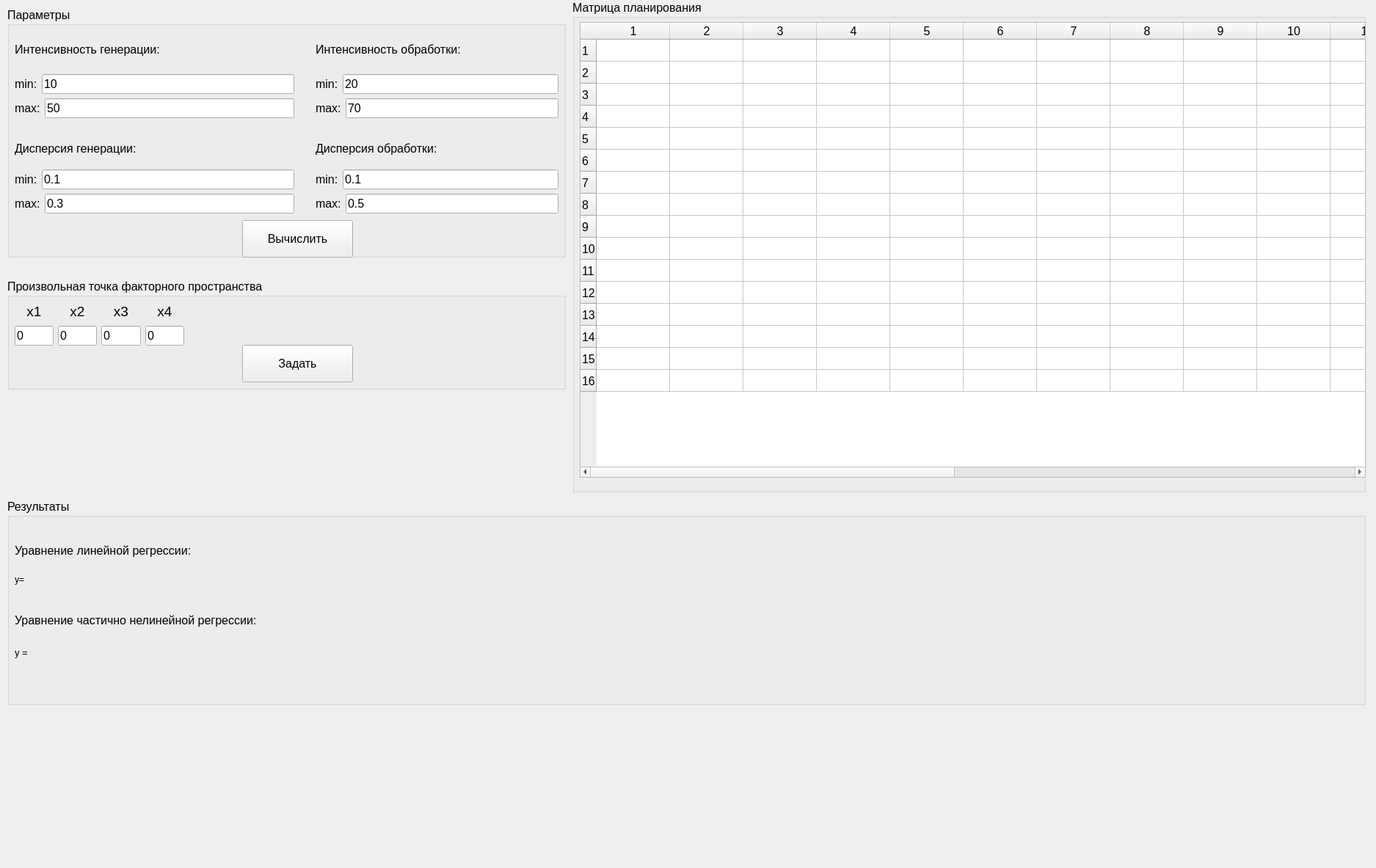
<?xml version="1.0" encoding="UTF-8"?>
<ui version="4.0">
 <class>MainWindow</class>
 <widget class="QMainWindow" name="MainWindow">
  <property name="geometry">
   <rect>
    <x>0</x>
    <y>0</y>
    <width>1875</width>
    <height>1183</height>
   </rect>
  </property>
  <property name="windowTitle">
   <string>MainWindow</string>
  </property>
  <widget class="QWidget" name="centralwidget">
   <widget class="QGroupBox" name="groupBox">
    <property name="geometry">
     <rect>
      <x>10</x>
      <y>10</y>
      <width>761</width>
      <height>341</height>
     </rect>
    </property>
    <property name="font">
     <font>
      <pointsize>12</pointsize>
     </font>
    </property>
    <property name="title">
     <string>Параметры</string>
    </property>
    <widget class="QWidget" name="verticalLayoutWidget">
     <property name="geometry">
      <rect>
       <x>10</x>
       <y>30</y>
       <width>381</width>
       <height>121</height>
      </rect>
     </property>
     <layout class="QVBoxLayout" name="verticalLayout">
      <item>
       <widget class="QLabel" name="label">
        <property name="text">
         <string>Интенсивность генерации:</string>
        </property>
       </widget>
      </item>
      <item>
       <layout class="QHBoxLayout" name="horizontalLayout">
        <item>
         <widget class="QLabel" name="label_3">
          <property name="text">
           <string>min:</string>
          </property>
         </widget>
        </item>
        <item>
         <widget class="QLineEdit" name="min_lambda_gen">
          <property name="text">
           <string>10</string>
          </property>
         </widget>
        </item>
       </layout>
      </item>
      <item>
       <layout class="QHBoxLayout" name="horizontalLayout_2">
        <item>
         <widget class="QLabel" name="label_5">
          <property name="text">
           <string>max:</string>
          </property>
         </widget>
        </item>
        <item>
         <widget class="QLineEdit" name="max_lambda_gen">
          <property name="text">
           <string>50</string>
          </property>
         </widget>
        </item>
       </layout>
      </item>
     </layout>
    </widget>
    <widget class="QWidget" name="verticalLayoutWidget_2">
     <property name="geometry">
      <rect>
       <x>10</x>
       <y>170</y>
       <width>381</width>
       <height>111</height>
      </rect>
     </property>
     <layout class="QVBoxLayout" name="verticalLayout_2">
      <item>
       <widget class="QLabel" name="label_7">
        <property name="text">
         <string>Дисперсия генерации:</string>
        </property>
       </widget>
      </item>
      <item>
       <layout class="QHBoxLayout" name="horizontalLayout_3">
        <item>
         <widget class="QLabel" name="label_8">
          <property name="text">
           <string>min:</string>
          </property>
         </widget>
        </item>
        <item>
         <widget class="QLineEdit" name="min_sigma_gen">
          <property name="text">
           <string>0.1</string>
          </property>
         </widget>
        </item>
       </layout>
      </item>
      <item>
       <layout class="QHBoxLayout" name="horizontalLayout_4">
        <item>
         <widget class="QLabel" name="label_9">
          <property name="text">
           <string>max:</string>
          </property>
         </widget>
        </item>
        <item>
         <widget class="QLineEdit" name="max_sigma_gen">
          <property name="text">
           <string>0.3</string>
          </property>
         </widget>
        </item>
       </layout>
      </item>
     </layout>
    </widget>
    <widget class="QWidget" name="verticalLayoutWidget_3">
     <property name="geometry">
      <rect>
       <x>420</x>
       <y>30</y>
       <width>331</width>
       <height>121</height>
      </rect>
     </property>
     <layout class="QVBoxLayout" name="verticalLayout_3">
      <item>
       <widget class="QLabel" name="label_10">
        <property name="text">
         <string>Интенсивность обработки:</string>
        </property>
       </widget>
      </item>
      <item>
       <layout class="QHBoxLayout" name="horizontalLayout_5">
        <item>
         <widget class="QLabel" name="label_11">
          <property name="text">
           <string>min:</string>
          </property>
         </widget>
        </item>
        <item>
         <widget class="QLineEdit" name="min_lambda_proc">
          <property name="text">
           <string>20</string>
          </property>
         </widget>
        </item>
       </layout>
      </item>
      <item>
       <layout class="QHBoxLayout" name="horizontalLayout_6">
        <item>
         <widget class="QLabel" name="label_12">
          <property name="text">
           <string>max:</string>
          </property>
         </widget>
        </item>
        <item>
         <widget class="QLineEdit" name="max_lambda_proc">
          <property name="text">
           <string>70</string>
          </property>
         </widget>
        </item>
       </layout>
      </item>
     </layout>
    </widget>
    <widget class="QWidget" name="verticalLayoutWidget_4">
     <property name="geometry">
      <rect>
       <x>420</x>
       <y>170</y>
       <width>331</width>
       <height>111</height>
      </rect>
     </property>
     <layout class="QVBoxLayout" name="verticalLayout_4">
      <item>
       <widget class="QLabel" name="label_13">
        <property name="text">
         <string>Дисперсия обработки:</string>
        </property>
       </widget>
      </item>
      <item>
       <layout class="QHBoxLayout" name="horizontalLayout_7">
        <item>
         <widget class="QLabel" name="label_14">
          <property name="text">
           <string>min:</string>
          </property>
         </widget>
        </item>
        <item>
         <widget class="QLineEdit" name="min_sigma_proc">
          <property name="text">
           <string>0.1</string>
          </property>
         </widget>
        </item>
       </layout>
      </item>
      <item>
       <layout class="QHBoxLayout" name="horizontalLayout_8">
        <item>
         <widget class="QLabel" name="label_15">
          <property name="text">
           <string>max:</string>
          </property>
         </widget>
        </item>
        <item>
         <widget class="QLineEdit" name="max_sigma_proc">
          <property name="text">
           <string>0.5</string>
          </property>
         </widget>
        </item>
       </layout>
      </item>
     </layout>
    </widget>
    <widget class="QPushButton" name="calculate">
     <property name="geometry">
      <rect>
       <x>320</x>
       <y>290</y>
       <width>151</width>
       <height>51</height>
      </rect>
     </property>
     <property name="text">
      <string>Вычислить</string>
     </property>
    </widget>
   </widget>
   <widget class="QGroupBox" name="groupBox_2">
    <property name="geometry">
     <rect>
      <x>10</x>
      <y>380</y>
      <width>761</width>
      <height>151</height>
     </rect>
    </property>
    <property name="font">
     <font>
      <pointsize>12</pointsize>
     </font>
    </property>
    <property name="title">
     <string>Произвольная точка факторного пространства</string>
    </property>
    <widget class="QWidget" name="horizontalLayoutWidget_3">
     <property name="geometry">
      <rect>
       <x>10</x>
       <y>30</y>
       <width>231</width>
       <height>61</height>
      </rect>
     </property>
     <layout class="QHBoxLayout" name="horizontalLayout_9">
      <item>
       <layout class="QVBoxLayout" name="verticalLayout_5">
        <item>
         <widget class="QLabel" name="label_2">
          <property name="font">
           <font>
            <pointsize>14</pointsize>
           </font>
          </property>
          <property name="text">
           <string>x1</string>
          </property>
          <property name="alignment">
           <set>Qt::AlignCenter</set>
          </property>
         </widget>
        </item>
        <item>
         <widget class="QLineEdit" name="x1">
          <property name="text">
           <string>0</string>
          </property>
         </widget>
        </item>
       </layout>
      </item>
      <item>
       <layout class="QVBoxLayout" name="verticalLayout_6">
        <item>
         <widget class="QLabel" name="label_4">
          <property name="font">
           <font>
            <pointsize>14</pointsize>
           </font>
          </property>
          <property name="text">
           <string>x2</string>
          </property>
          <property name="alignment">
           <set>Qt::AlignCenter</set>
          </property>
         </widget>
        </item>
        <item>
         <widget class="QLineEdit" name="x2">
          <property name="text">
           <string>0</string>
          </property>
         </widget>
        </item>
       </layout>
      </item>
      <item>
       <layout class="QVBoxLayout" name="verticalLayout_7">
        <item>
         <widget class="QLabel" name="label_6">
          <property name="font">
           <font>
            <pointsize>14</pointsize>
           </font>
          </property>
          <property name="text">
           <string>x3</string>
          </property>
          <property name="alignment">
           <set>Qt::AlignCenter</set>
          </property>
         </widget>
        </item>
        <item>
         <widget class="QLineEdit" name="x3">
          <property name="text">
           <string>0</string>
          </property>
         </widget>
        </item>
       </layout>
      </item>
      <item>
       <layout class="QVBoxLayout" name="verticalLayout_8">
        <item>
         <widget class="QLabel" name="label_16">
          <property name="font">
           <font>
            <pointsize>14</pointsize>
           </font>
          </property>
          <property name="text">
           <string>x4</string>
          </property>
          <property name="alignment">
           <set>Qt::AlignCenter</set>
          </property>
         </widget>
        </item>
        <item>
         <widget class="QLineEdit" name="x4">
          <property name="text">
           <string>0</string>
          </property>
         </widget>
        </item>
       </layout>
      </item>
     </layout>
    </widget>
    <widget class="QPushButton" name="custom">
     <property name="geometry">
      <rect>
       <x>320</x>
       <y>90</y>
       <width>151</width>
       <height>51</height>
      </rect>
     </property>
     <property name="text">
      <string>Задать</string>
     </property>
    </widget>
   </widget>
   <widget class="QGroupBox" name="groupBox_3">
    <property name="geometry">
     <rect>
      <x>10</x>
      <y>680</y>
      <width>1851</width>
      <height>281</height>
     </rect>
    </property>
    <property name="sizePolicy">
     <sizepolicy hsizetype="Expanding" vsizetype="Preferred">
      <horstretch>1</horstretch>
      <verstretch>0</verstretch>
     </sizepolicy>
    </property>
    <property name="font">
     <font>
      <pointsize>12</pointsize>
     </font>
    </property>
    <property name="title">
     <string>Результаты</string>
    </property>
    <widget class="QLabel" name="label_17">
     <property name="geometry">
      <rect>
       <x>10</x>
       <y>50</y>
       <width>741</width>
       <height>41</height>
      </rect>
     </property>
     <property name="text">
      <string>Уравнение линейной регрессии:</string>
     </property>
    </widget>
    <widget class="QLabel" name="label_79">
     <property name="geometry">
      <rect>
       <x>10</x>
       <y>140</y>
       <width>741</width>
       <height>51</height>
      </rect>
     </property>
     <property name="text">
      <string>Уравнение частично нелинейной регрессии:</string>
     </property>
    </widget>
    <widget class="QLabel" name="label_18">
     <property name="geometry">
      <rect>
       <x>10</x>
       <y>90</y>
       <width>31</width>
       <height>39</height>
      </rect>
     </property>
     <property name="font">
      <font>
       <pointsize>9</pointsize>
      </font>
     </property>
     <property name="text">
      <string>y=</string>
     </property>
    </widget>
    <widget class="QLabel" name="linear_text">
     <property name="geometry">
      <rect>
       <x>30</x>
       <y>90</y>
       <width>721</width>
       <height>39</height>
      </rect>
     </property>
     <property name="font">
      <font>
       <pointsize>9</pointsize>
      </font>
     </property>
     <property name="text">
      <string/>
     </property>
    </widget>
    <widget class="QLabel" name="label_33">
     <property name="geometry">
      <rect>
       <x>10</x>
       <y>190</y>
       <width>31</width>
       <height>39</height>
      </rect>
     </property>
     <property name="font">
      <font>
       <pointsize>10</pointsize>
      </font>
     </property>
     <property name="text">
      <string>y = </string>
     </property>
    </widget>
    <widget class="QLabel" name="nonlinear_text">
     <property name="geometry">
      <rect>
       <x>40</x>
       <y>190</y>
       <width>1801</width>
       <height>39</height>
      </rect>
     </property>
     <property name="sizePolicy">
      <sizepolicy hsizetype="Expanding" vsizetype="Preferred">
       <horstretch>0</horstretch>
       <verstretch>0</verstretch>
      </sizepolicy>
     </property>
     <property name="font">
      <font>
       <pointsize>9</pointsize>
      </font>
     </property>
     <property name="text">
      <string/>
     </property>
    </widget>
   </widget>
   <widget class="QGroupBox" name="groupBox_4">
    <property name="geometry">
     <rect>
      <x>780</x>
      <y>0</y>
      <width>1081</width>
      <height>671</height>
     </rect>
    </property>
    <property name="font">
     <font>
      <pointsize>12</pointsize>
     </font>
    </property>
    <property name="title">
     <string>Матрица планирования</string>
    </property>
    <widget class="QTableWidget" name="table">
     <property name="geometry">
      <rect>
       <x>10</x>
       <y>30</y>
       <width>1071</width>
       <height>621</height>
      </rect>
     </property>
     <property name="rowCount">
      <number>16</number>
     </property>
     <property name="columnCount">
      <number>21</number>
     </property>
     <attribute name="horizontalHeaderVisible">
      <bool>true</bool>
     </attribute>
     <row/>
     <row/>
     <row/>
     <row/>
     <row/>
     <row/>
     <row/>
     <row/>
     <row/>
     <row/>
     <row/>
     <row/>
     <row/>
     <row/>
     <row/>
     <row/>
     <column/>
     <column/>
     <column/>
     <column/>
     <column/>
     <column/>
     <column/>
     <column/>
     <column/>
     <column/>
     <column/>
     <column/>
     <column/>
     <column/>
     <column/>
     <column/>
     <column/>
     <column/>
     <column/>
     <column/>
     <column/>
    </widget>
   </widget>
  </widget>
 </widget>
 <resources/>
 <connections/>
</ui>
